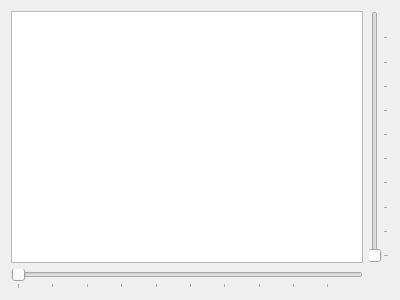
<?xml version="1.0" encoding="UTF-8"?>
<ui version="4.0">
 <class>SimpleImageView</class>
 <widget class="QWidget" name="SimpleImageView">
  <property name="geometry">
   <rect>
    <x>0</x>
    <y>0</y>
    <width>400</width>
    <height>300</height>
   </rect>
  </property>
  <layout class="QGridLayout" name="gridLayout">
   <item row="0" column="1">
    <widget class="QSlider" name="sliceSelect">
     <property name="minimum">
      <number>1</number>
     </property>
     <property name="orientation">
      <enum>Qt::Vertical</enum>
     </property>
     <property name="tickPosition">
      <enum>QSlider::TicksBelow</enum>
     </property>
    </widget>
   </item>
   <item row="0" column="0">
    <widget class="QGraphicsView" name="graphicsView"/>
   </item>
   <item row="1" column="0">
    <widget class="QSlider" name="timeSelect">
     <property name="minimum">
      <number>1</number>
     </property>
     <property name="orientation">
      <enum>Qt::Horizontal</enum>
     </property>
     <property name="tickPosition">
      <enum>QSlider::TicksBelow</enum>
     </property>
    </widget>
   </item>
  </layout>
 </widget>
 <resources/>
 <connections>
  <connection>
   <sender>timeSelect</sender>
   <signal>valueChanged(int)</signal>
   <receiver>SimpleImageView</receiver>
   <slot>timeChanged(int)</slot>
   <hints>
    <hint type="sourcelabel">
     <x>196</x>
     <y>283</y>
    </hint>
    <hint type="destinationlabel">
     <x>4</x>
     <y>267</y>
    </hint>
   </hints>
  </connection>
  <connection>
   <sender>sliceSelect</sender>
   <signal>valueChanged(int)</signal>
   <receiver>SimpleImageView</receiver>
   <slot>sliceChanged(int)</slot>
   <hints>
    <hint type="sourcelabel">
     <x>381</x>
     <y>214</y>
    </hint>
    <hint type="destinationlabel">
     <x>379</x>
     <y>279</y>
    </hint>
   </hints>
  </connection>
 </connections>
 <slots>
  <slot>timeChanged(int)</slot>
  <slot>sliceChanged(int)</slot>
 </slots>
</ui>
